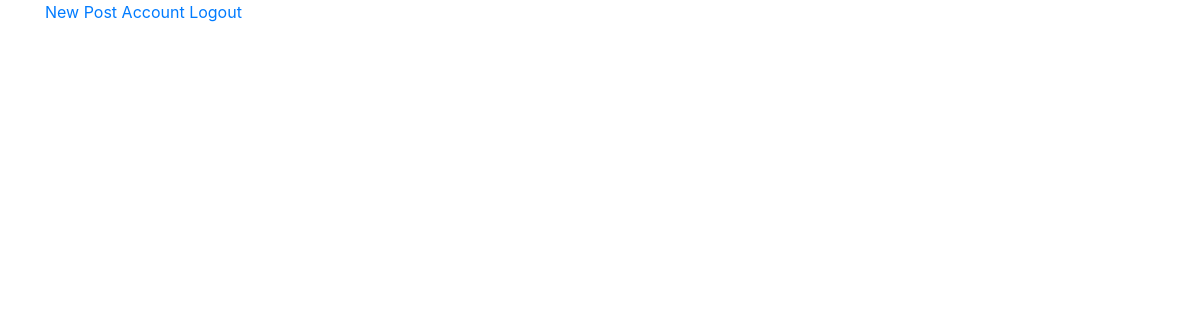
The page / (signed in) on the database as committed earlier.
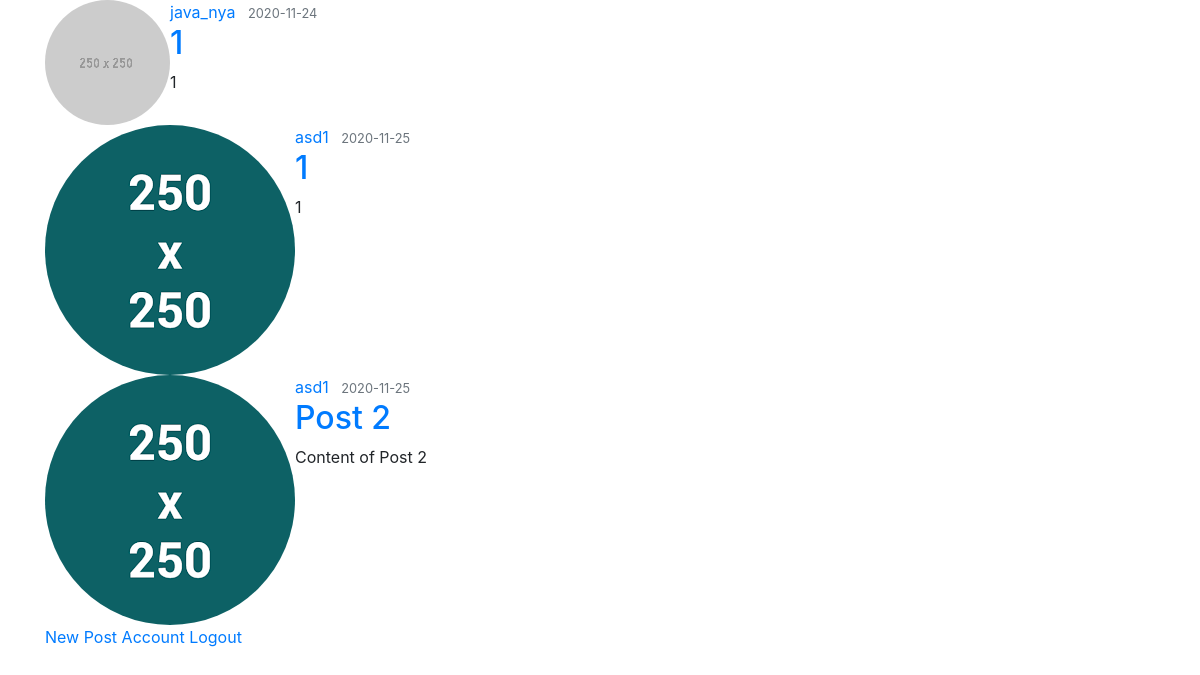
The same page on the database as committed later.
### flasksite/models.py (models this page shows, shortened)
class Post(db.Model):
    id = db.Column(db.Integer, primary_key=True)
    title = db.Column(db.String(80), nullable=False)
    date_posted = db.Column(db.DateTime, nullable=False, default=datetime.utcnow)
    content = db.Column(db.Text, nullable=False)
    user_id = db.Column(db.Integer, db.ForeignKey('user.id'), nullable=False)

class User(db.Model, UserMixin):
    id = db.Column(db.Integer, primary_key=True)
    email = db.Column(db.String(100), nullable=False, unique=True)
    username = db.Column(db.String(20), nullable=False, unique=True)
    image_file = db.Column(db.String(20), nullable=False, default='default.jpeg')
    password = db.Column(db.String(60), nullable=False)
    posts = db.relationship('Post', backref='author', lazy=True)

### flasksite/routes.py (the view)
@app.route('/')
def greetings():
    posts = Post.query.all()
    return render_template("greet.html", posts=posts)

### flasksite/models.py (called while the page is built)
@login_manager.user_loader
def load_user(user_id):
    return User.query.get(int(user_id))

### flasksite/templates/greet.html (shortened to what this page needs)
{% extends 'base.html' %}
{% block head %}
<link rel="stylesheet" href="{{ url_for('static', filename='css/greet.css') }}">
{% endblock %}
{% block body %}
<section>
    {% for post in posts %}
        <article class="media content-section">
            <img class="rounded-circle article-img" src="{{ url_for('static', filename='profile_img/' + post.author.image_file) }}">
            <div class="media-body">
                <div class="article-metadata">
                <a class="mr-2" href="#">{{ post.author.username }}</a>
                <small class="text-muted">{{post.date_posted.strftime('%Y-%m-%d') }}</small>
                </div>
                <h2><a class="article-title" href="{{ url_for('post', post_id=post.id) }}">{{ post.title }}</a></h2>
                <p class="article-content">{{ post.content | safe}}</p>
            </div>
        </article>
    {% endfor %}
    {% if current_user.is_authenticated %}
        <a href="{{url_for('new_post')}}">New Post</a>
        <a href="{{url_for('account')}}">Account</a>
        <a href="{{url_for('logout')}}">Logout</a>
    {% else %}
        <a href="{{url_for('login')}}">Log In</a>
        <a href="{{url_for('reg')}}">Register</a>
    {% endif %}
</section>
{% endblock %}

### flasksite/templates/base.html (shortened to what this page needs)
<!DOCTYPE html>
<html lang="en">
<head>
        <link rel="stylesheet" href="https://stackpath.bootstrapcdn.com/bootstrap/4.3.1/css/bootstrap.min.css">
    {% block head %}{% endblock %}
</head>
<body>
    <main role="main" class="container">
        <div class="row">
            <div class="col-md-8">
                {% block body %}{% endblock %}
            </div>
        </div>
    </main>
</body>
</html>

Rows that differ between the two databases and show on the page:
added Post: image_file (picture), author.username "java_nya", date_posted "2020-11-24", title "1", content "1"
added Post: image_file (placeholder picture), author.username "asd1", date_posted "2020-11-25", title "1", content "1"
added Post: image_file (placeholder picture), author.username "asd1", date_posted "2020-11-25", title "Post 2", content "Content of Post 2"
